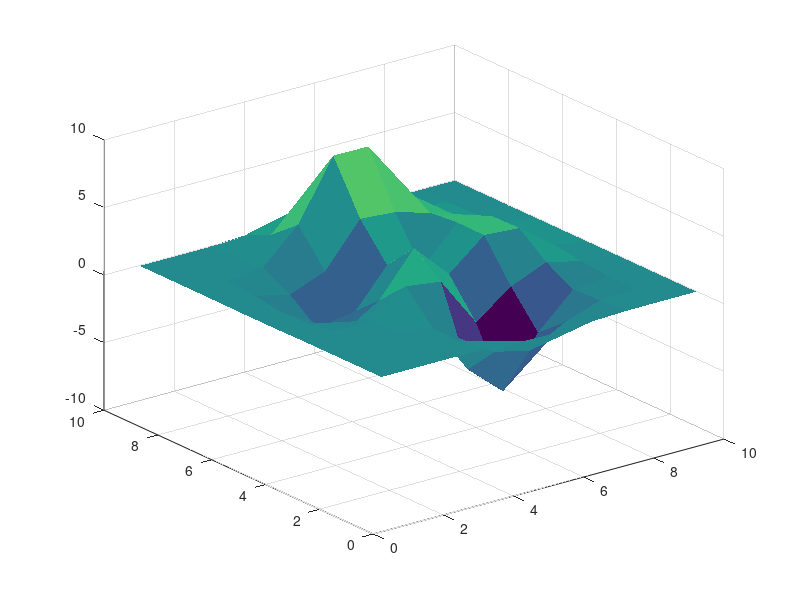

Write MATLAB code to recreate this figure. (Note: this script raises an error after producing the figure.)
vrstic = 5;   
stolpcev = 10;  
x = 1: vrstic: 1;
y = 1: stolpcev: 1;

a = peaks(10);
h = surf(a);
set(h, 'edgecolor','none')
hold on
[xx,yy] = meshgrid(x);
idx1 = isnan(xx)|isnan(yy);
a(idx1) = NaN;  
idx2 = ~isnan(xx)&~isnan(yy);
xx = reshape(xx(idx2),51,51);  % Reshape these guys.
yy = reshape(yy(idx2),51,51);
aa = reshape(a(idx2),51,51);
m = mesh(xx,yy,aa+.04);  % Create the net.
set(m,'edgecolor','black','facealpha',0,'linewidth',1)
set(1,'units','normalized','position',[.05 .05 .85 .85])
